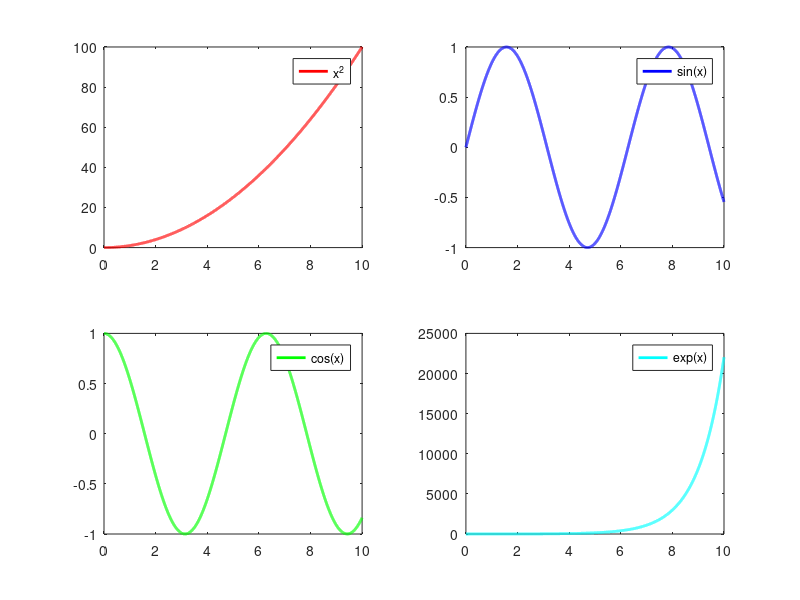

This chart was generated by the following MATLAB code:
clc
close all
clear all
x = [0:0.001: 10];
subplot(2,2,1)
plot(x,x.^2,'r','linewidth',2.0)
legend('x^2')
hold on
subplot(2,2,2)
plot(x,sin(x),'b','linewidth',2.0)
legend('sin(x)')
hold on
subplot(2,2,3)
plot(x,cos(x),'g','linewidth',2.0)
legend('cos(x)')
hold on
subplot(2,2,4)
plot(x,exp(x),'c','linewidth',2.0)
legend('exp(x)')
